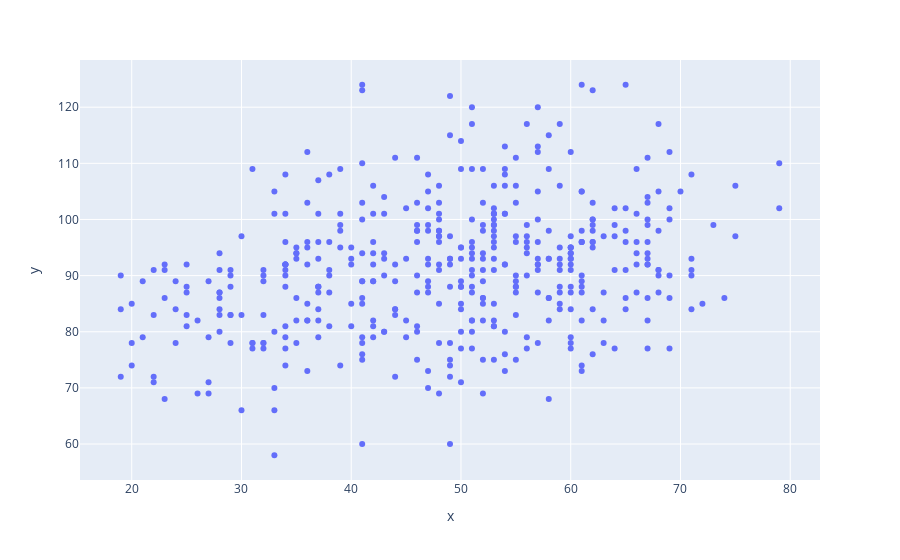

The code cell stored with this chart in its notebook:
### Code cell
## put your code here
fig = px.scatter(x=sas["AGE"], y=sas["Glucose"])
fig.show()

### Figure 1 — Plotly figure (JSON) as saved in the notebook; plotly's stock layout.template omitted (floating-point values rounded to 4 significant figures; data arrays with more than 128 entries replaced by an {"elided": "..."} marker saying what was removed)
{"data": [{"hovertemplate": "x=%{x}<br>y=%{y}<extra></extra>", "legendgroup": "", "marker": {"color": "#636efa", "symbol": "circle"}, "mode": "markers", "name": "", "orientation": "v", "showlegend": false, "type": "scatter", "x": {"elided": "442 int values"}, "xaxis": "x", "y": {"elided": "442 int values"}, "yaxis": "y"}], "layout": {"legend": {"tracegroupgap": 0}, "margin": {"t": 60}, "xaxis": {"anchor": "y", "domain": [0, 1], "title": {"text": "x"}}, "yaxis": {"anchor": "x", "domain": [0, 1], "title": {"text": "y"}}}}
